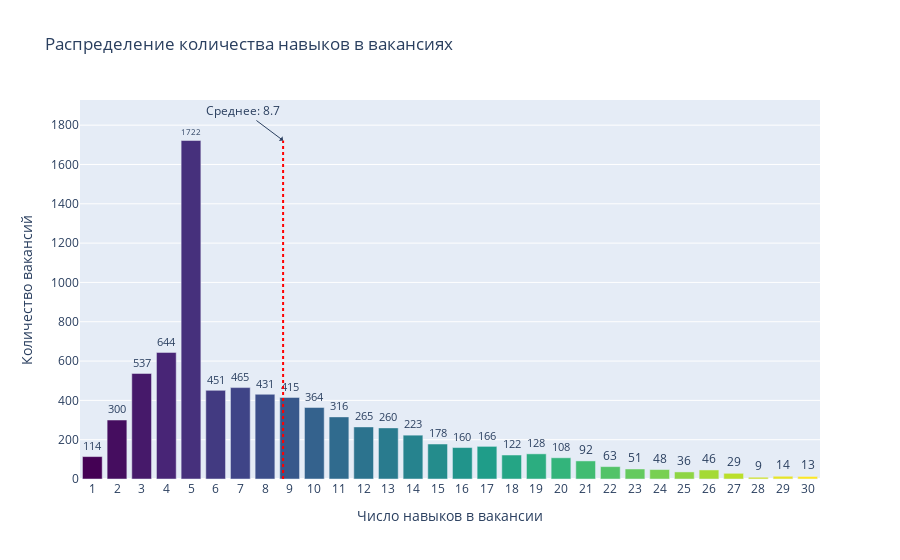

Notebook code cell kept with this figure:
### Code cell
# Посмотрим на распределение скилолв по кол-ву на вакансию
import plotly.express as px

df['skills_count'] = df['skills_clean_norm'].apply(lambda x: len(x) if isinstance(x, list) else 0)

# Считаем распределение
skills_dist = df['skills_count'].value_counts().sort_index().reset_index()
skills_dist.columns = ['Количество навыков', 'Число вакансий']

# Строим интерактивный график
fig = px.bar(
    skills_dist,
    x='Количество навыков',
    y='Число вакансий',
    title='Распределение количества навыков в вакансиях',
    labels={'Количество навыков': 'Число навыков в вакансии', 'Число вакансий': 'Количество вакансий'},
    text='Число вакансий',
    color='Количество навыков',
    color_continuous_scale='Viridis'
)

# Добавляем среднюю линию
mean_val = df['skills_count'].mean()
fig.add_shape(
    type="line",
    x0=mean_val, y0=0,
    x1=mean_val, y1=skills_dist['Число вакансий'].max(),
    line=dict(color="red", width=2, dash="dot")
)

fig.add_annotation(
    x=mean_val,
    y=skills_dist['Число вакансий'].max(),
    text=f"Среднее: {mean_val:.1f}",
    showarrow=True,
    arrowhead=1,
    ax=-40
)

# Настройки отображения
fig.update_traces(texttemplate='%{text}', textposition='outside')
fig.update_layout(
    hovermode="x",
    xaxis=dict(tickmode='linear'),
    coloraxis_showscale=False
)

fig.show()

### Figure 1 — Plotly figure (JSON) as saved in the notebook; plotly's stock layout.template omitted (floating-point values rounded to 4 significant figures)
{"data": [{"alignmentgroup": "True", "hovertemplate": "Число навыков в вакансии=%{marker.color}<br>Количество вакансий=%{text}<extra></extra>", "legendgroup": "", "marker": {"color": [1, 2, 3, 4, 5, 6, 7, 8, 9, 10, 11, 12, 13, 14, 15, 16, 17, 18, 19, 20, 21, 22, 23, 24, 25, 26, 27, 28, 29, 30], "coloraxis": "coloraxis", "pattern": {"shape": ""}}, "name": "", "offsetgroup": "", "orientation": "v", "showlegend": false, "text": [114, 300, 537, 644, 1722, 451, 465, 431, 415, 364, 316, 265, 260, 223, 178, 160, 166, 122, 128, 108, 92, 63, 51, 48, 36, 46, 29, 9, 14, 13], "textposition": "outside", "texttemplate": "%{text}", "type": "bar", "x": [1, 2, 3, 4, 5, 6, 7, 8, 9, 10, 11, 12, 13, 14, 15, 16, 17, 18, 19, 20, 21, 22, 23, 24, 25, 26, 27, 28, 29, 30], "xaxis": "x", "y": [114, 300, 537, 644, 1722, 451, 465, 431, 415, 364, 316, 265, 260, 223, 178, 160, 166, 122, 128, 108, 92, 63, 51, 48, 36, 46, 29, 9, 14, 13], "yaxis": "y"}], "layout": {"annotations": [{"arrowhead": 1, "ax": -40, "showarrow": true, "text": "Среднее: 8.7", "x": 8.734, "y": 1722}], "barmode": "relative", "coloraxis": {"colorbar": {"title": {"text": "Число навыков в вакансии"}}, "colorscale": [[0, "#440154"], [0.1111, "#482878"], [0.2222, "#3e4989"], [0.3333, "#31688e"], [0.4444, "#26828e"], [0.5556, "#1f9e89"], [0.6667, "#35b779"], [0.7778, "#6ece58"], [0.8889, "#b5de2b"], [1, "#fde725"]], "showscale": false}, "hovermode": "x", "legend": {"tracegroupgap": 0}, "shapes": [{"line": {"color": "red", "dash": "dot", "width": 2}, "type": "line", "x0": 8.734, "x1": 8.734, "y0": 0, "y1": 1722}], "title": {"text": "Распределение количества навыков в вакансиях"}, "xaxis": {"anchor": "y", "domain": [0, 1], "tickmode": "linear", "title": {"text": "Число навыков в вакансии"}}, "yaxis": {"anchor": "x", "domain": [0, 1], "title": {"text": "Количество вакансий"}}}}
